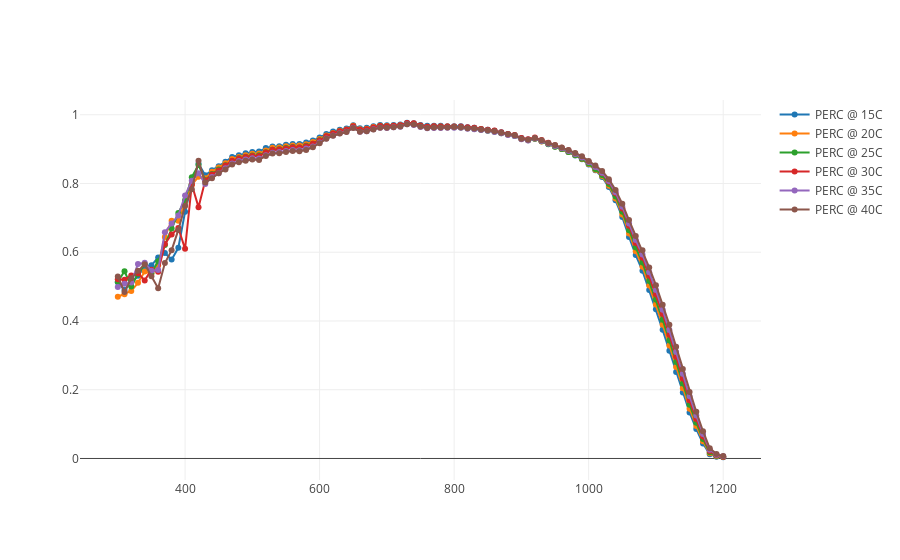

Source (notebook cell):
### Code cell
def percTemp(temp):
    return getAbsoluteEQE("PERC" + str(temp) + ".txt", 38.582)

def percTrace(temp):
    perc = percTemp(temp)
    trace = go.Scatter(
        x = perc[0],
        y = perc[1],
        mode = 'lines+markers',
        name = 'PERC @ ' + str(temp) + 'C'
    )
    return trace
    
data = [percTrace(15), percTrace(20), percTrace(25), percTrace(30), percTrace(35), percTrace(40)]
plotly.offline.iplot(data, filename='scatter-mode')
